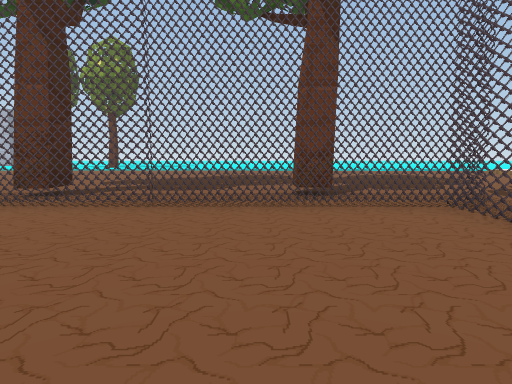
[1] (above)

14 first-person views from a walk through a Unity game level. The camera is 1.2 m above the floor, tilts 6° down and sees 75° across. The floor is counted in squares, 2 m on a side. Each view is taken from the middle of a square. On the plan, view 1 faces up. The plan holds only what a view shows up to about 10 squares ahead; the rest is blank. The place goes on beyond the plan. The player is left out. Some surface patterns are stand-ins.

[2]
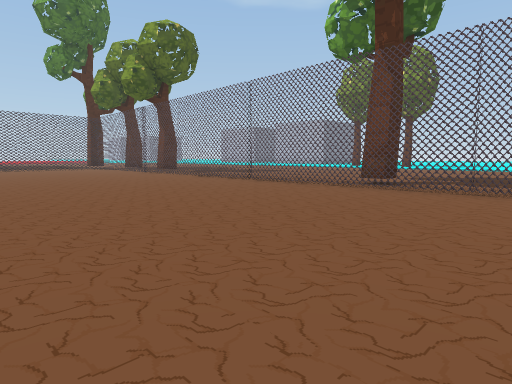

[3]
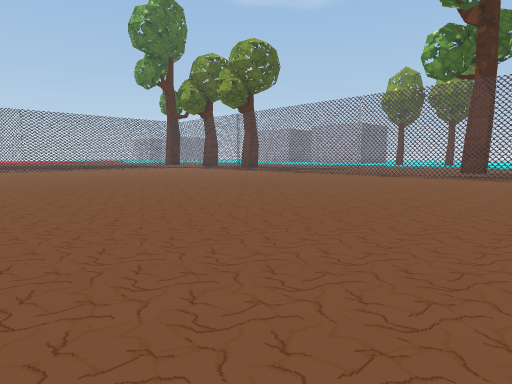

[4]
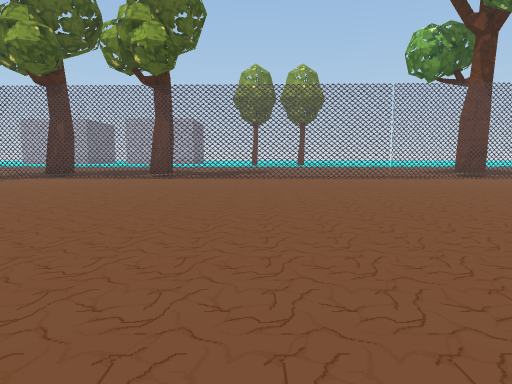

[5]
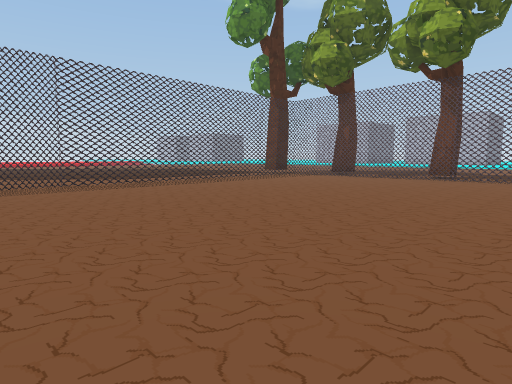

[6]
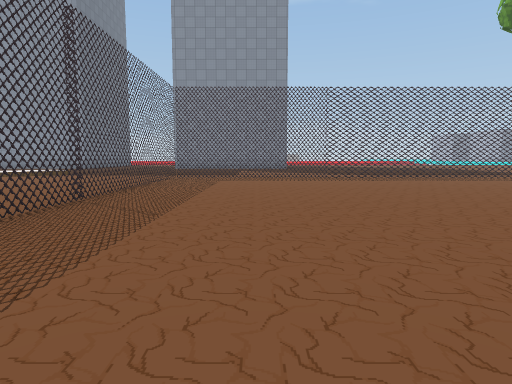

[7]
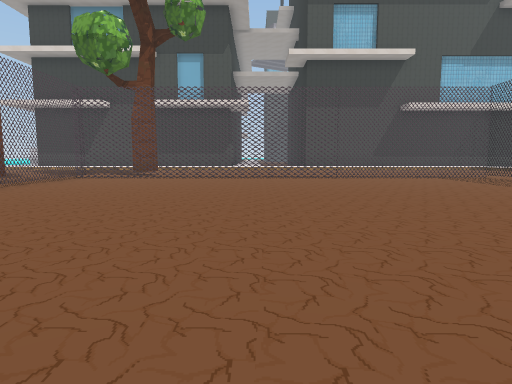

[8]
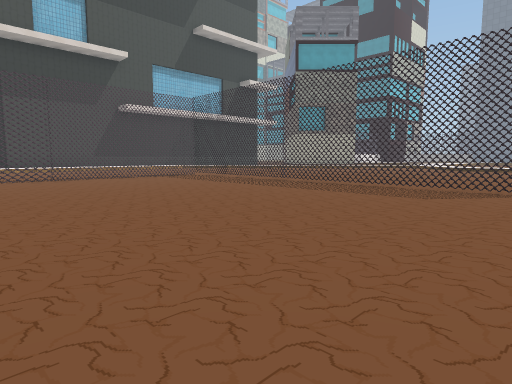

[9]
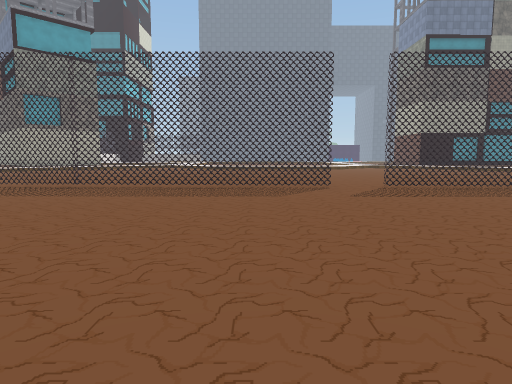

[10]
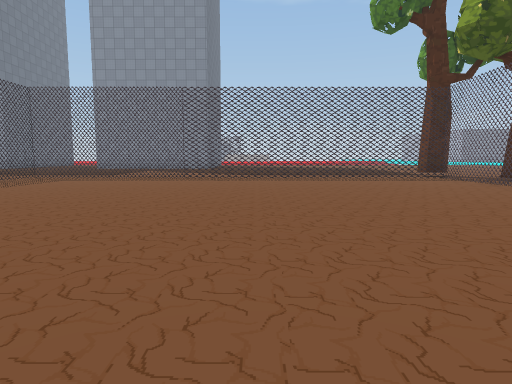

[11]
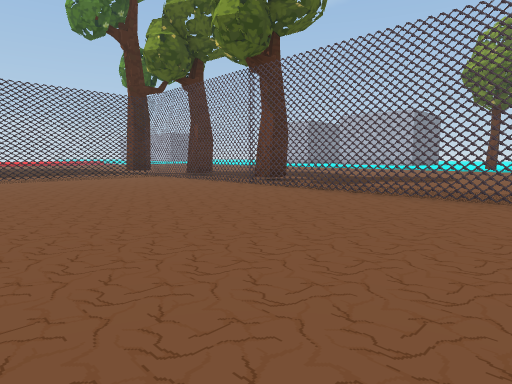

[12]
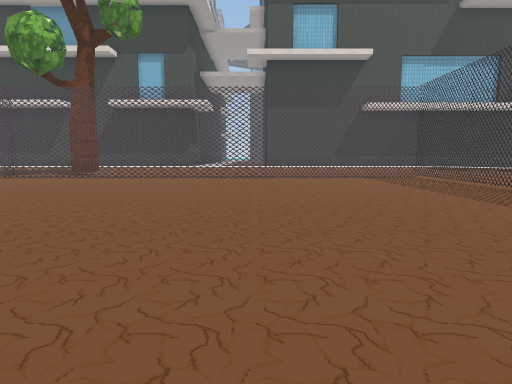

[13]
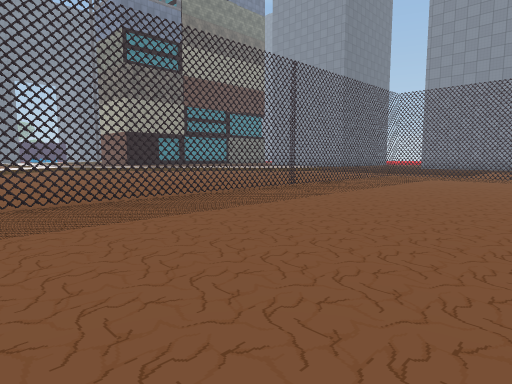

[14]
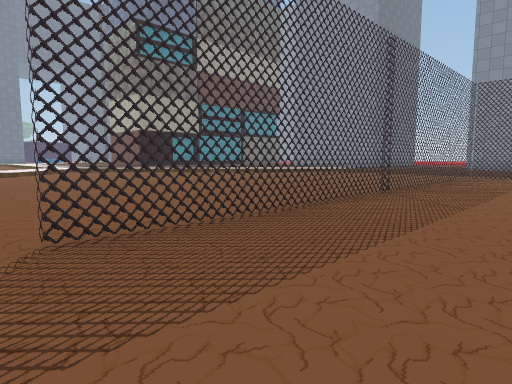

### Floor plan
Key: @ floor where view 1 was taken; # wall or solid block; . floor; = window, fence, low wall or low ledge; T thing the floor can be seen under or through; O other object.
Columns run from 21 left of view 1 to 6 right of it. Each row starts with its distance up from view 1.
  9           ....  ............
  8          .....  ............
  7         ......  ...........
  6    ..O .O..... .......O....
  5    O..............O.......
  4    .TTTTTTTTTTTTT===TTTT.
  3    .#..................T.O
  2    .#..................T.
  1   ..#..................#.
  0   ..T................@.#.
 -1  ...T..................#.
 -2 ....T..................#.
 -3 ....T..................#..
 -4  ...T...................#.
 -5   ..T..................##
 -6    .#..................#.
 -7    .===TTT====.TTT==...#.
 -8    ................=TTT..
 -9    ......................
-10    ......................
-11    .....................
-12    ..  .......  ..
-13         ......
-14          .....
-15           ....
-16            ..

Where each view was taken, in squares from view 1:
view 1: 0 up, 0 right, facing up
view 2: 2 down, 0 right, facing up-left
view 3: 6 down, 1 left, facing up-left
view 4: 5 down, 10 left, facing up
view 5: 5 down, 10 left, facing up-left
view 6: 5 down, 8 left, facing left
view 7: 1 down, 7 left, facing right
view 8: 1 down, 7 left, facing down-right
view 9: 1 down, 5 left, facing down
view 10: 1 down, 8 left, facing left
view 11: 1 down, 7 left, facing up-left
view 12: 3 down, 7 left, facing right
view 13: 3 down, 7 left, facing down-left
view 14: 5 down, 7 left, facing down-left
